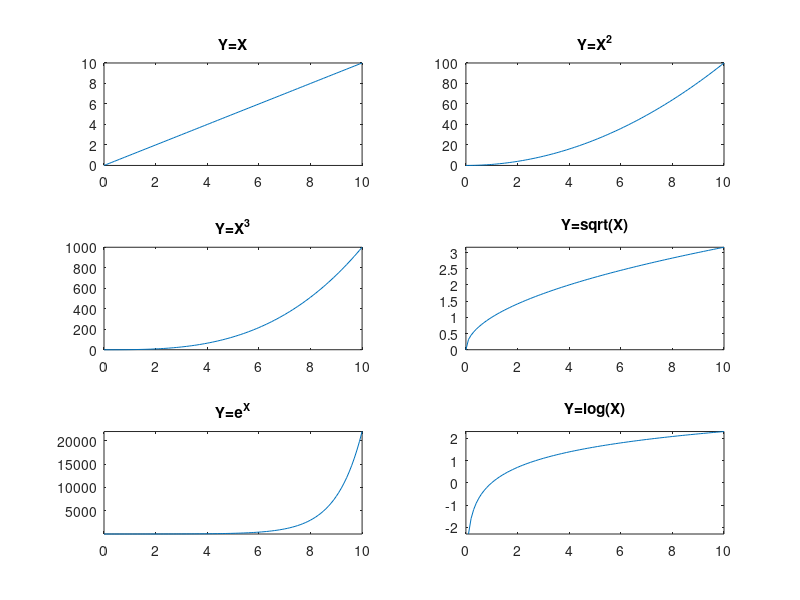
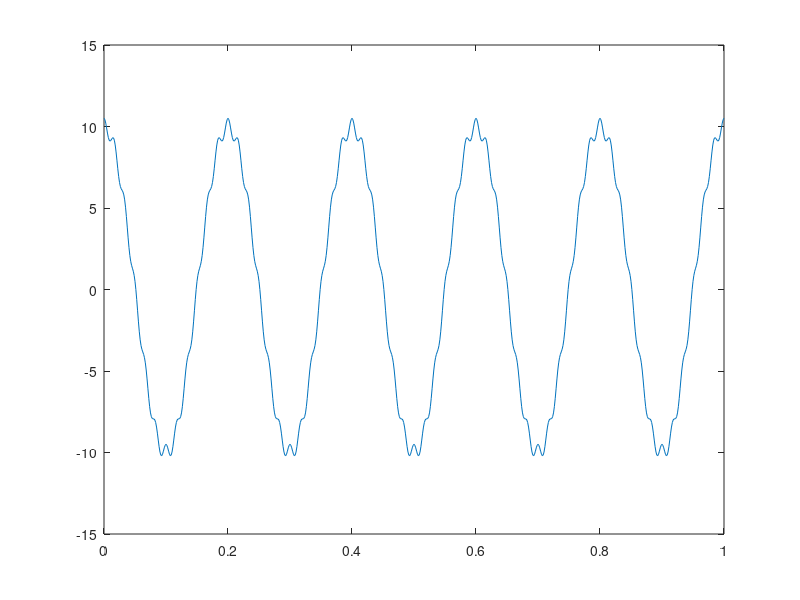
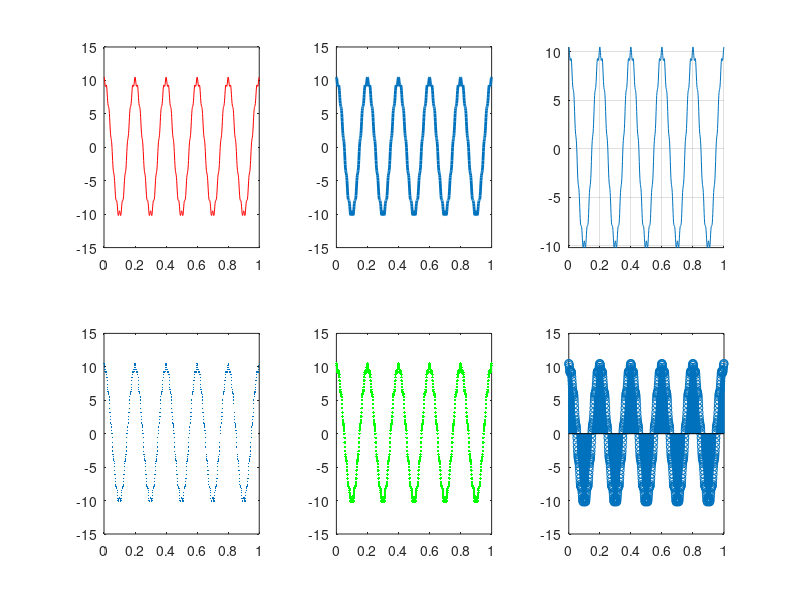
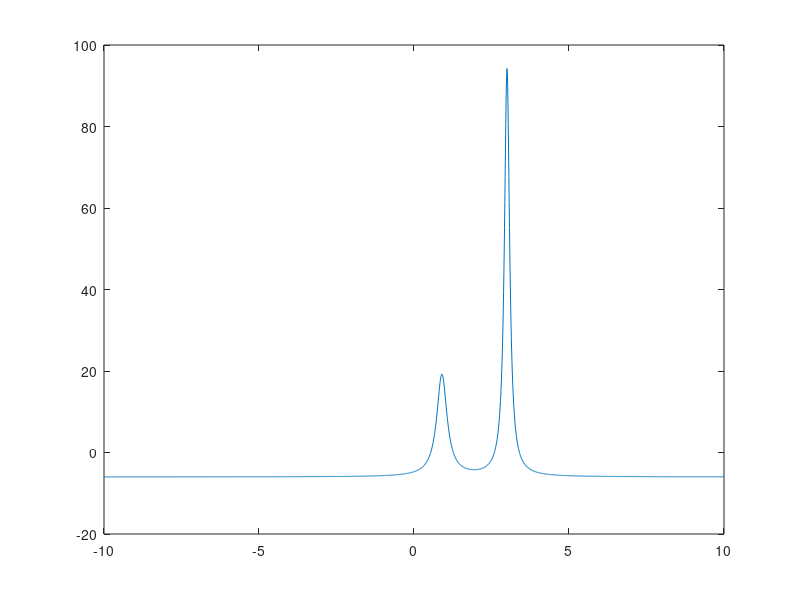

The MATLAB source for these figures, in order: (Note: this script raises an error after producing the figures.)
%% Lab 2 
% by Edward Fine

%% Part 2-functions and plots
% Create plots of y(x) = x, y(x) = x2, y(x) = x3, y(x) = √(x), y(x) = ex, and y(x) = log(x).
x = 0:0.1:10;
y1 = x;
y2 = x.^2;
y3 = x.^3;
y4 = sqrt(x);
y5 = exp(x);
y6 = log(x);

figure('Color', [1 1 1]);
subplot(3,2,1);
h = plot(x,y1);
axis tight;
title('Y=X');
subplot(3,2,2);
h = plot(x,y2);
axis tight;
title('Y=X^2');
subplot(3,2,3);
h = plot(x,y3);
axis tight;
title('Y=X^3');
subplot(3,2,4);
h = plot(x,y4);
axis tight;
title('Y=sqrt(X)');
subplot(3,2,5);
h = plot(x,y5);
axis tight;
title('Y=e^X');
subplot(3,2,6);
h = plot(x,y6);
axis tight;
title('Y=log(X)');

%% Part 3/4 - Frequency
% Generate and plot the following signal,
% x(t) = 10 cos(2π5t) + 0.5 cos(2π60t).
% Use a sampling frequency fs = 12 times the maximum signal frequency. The sampling frequency is the
% inverse of the sampling period, fs = 1
% Ts. Display the signal for 1 second and use the print command to
% generate a tiff figure. Use the hold on command and plot the samples of x(t) in the same plot (i.e. as
% dots without linear interpolation). Explore the effect of reducing the sampling frequency fs to fs = 2fm,
% where fm corresponds to the maximum signal frequency.
%
% Create 6 subplots showing x(t) with different properties changed using the set function (i.e. change the
% color, line width, markersize, etc). Explore the commands grid on, grid off, axis tight. Plot one of the
% subplots using the stem function instead of plot

figure('Color', [1 1 1]);
fmax = 60;
fs = 12*fmax;
Ts = 1/fs;
n  = 0:fs;
t  = n*Ts;
xs = 10*cos(2*pi*5*t) + 0.5*cos(2*pi*60*t);
h = plot(t,xs);

figure('Color', [1 1 1]);
subplot(2,3,1)
h = plot(t ,xs);
set(h,'Color', [1 0 0]);
subplot(2,3,2);
h = plot(t,xs);
set(h,'Linewidth', 2);
subplot(2,3,3);
h = plot(t,xs);
grid on; axis tight; box off;
subplot(2,3,4);
h = plot(t,xs, '.');
subplot(2,3,5);
set(h,'MarkerSize', .5);
h = plot(t,xs,'.');
set(h, 'Color', [0 1 0]);
subplot(2,3,6);
h = stem(t,xs);
set(h,'Linewidth',.5);

%% Part 5 - Complex function
%
%Plot the function
%f(x) = 1/((x −3)2 + 0.01) + 1/((x −0.9)2 + 0.04) −6

x = -10:0.01:10;
f = 1./((x-3).^2 + 0.01) + 1./((x - 0.9).^2 + 0.04) - 6;
figure('Color', [1 1 1])
h = plot(x,f);

%% Part 6/7- Ohm's law and plots
%
% Use the subplot function to create a figure containing four subplots (2x2). Plot the i-v characteristic of a
% 1KΩ resistor in the first plot, y(t) = x2(t) in the second plot, |x(t)| in the third plot, and y(t) = e−5tx(t)
% on the fourth plot (Note: x(t) was previously defined in Problem 3).
% Use the get, set, and gca to change the properties in the previous figures such as the line width, marker
% size, plot colors, and axis properties.

R = 1000;
i = 0:0.1:1;
v = i*R;
figure('Color', [1 1 1]);

subplot(2,2,1)
plot(i,v)
xlabel('Current (Amps)');
ylabel('Voltage (V)');
axis tight;

subplot(2,2,2)
y1 = xs.^2;
plot(t,xs,t,y1);
xlabel('Time (s)');
ylabel('Signal');
axis tight;

subplot(2,2,3);
y2 = abs(xs);
plot(t,xs,t,y2);
xlabel('Time (s)');
ylabel('Signal');
axis tight;

subplot(2,2,4);
y3 = exp(-5*t).*xs;
h = plot(t,y3);
set(h,'Linewidth', 2);
set(h,'Color', [1 0.5 0.5]);
axis tight;

%% Part 8 - Normal random numbers
%
% Generate 1000 random numbers with a normal distribution using randn. Plot a the time series and a
% histogram (hist) using a 1x2 subplot.

x = randn(1,1000);
figure('Color',[1 1 1]);
subplot(1,2,1);
plot(x);
subplot(1,2,2);
histogram(x);

%% Part 9 - Uniform random numbers
%
% Generate 1000 random numbers with a uniform distribution using rand. Plot a the time series and a
% histogram using a 1x2 subplot.

x = rand(1,1000);
figure('Color', [1 1 1])
subplot(1,2,1);
plot(x);
subplot(1,2,2);
histogram(x);

%% Part 10 - Verify Uniform Distribution
%
% Generate 10 realizations of a 1000 random numbers with a uniform distribution (i.e. randn(10,1000)).
% Verify that each realization has a uniform distribution. Add the ten realizations using the function sum
% and observe the distribution of the result.

x = rand(10,1000);
y = sum(x);
figure('Color', [1 1 1]);
histogram(y);

%% Part 11- Import data
%
%
T = readtable('API_EN.ATM.CO2E.PC_DS2_en_csv_v2_4770565.csv');
USA = table2array(T(253, 35:64));
years = 1990:2019;
figure('Color', [1 1 1]);
plot(years,USA, '-');

%% Section 2- 3D Graphics
%
%% Part 1/2 - Plot the function.
%
% Plot the following function: f(x,y) = (x3 + 3y2)e1−x2−y2
% Both axis should go from -2.5 to 2.5. Use the functions meshgrid and mesh. Use the function view and rotate3d to change the viewpoint.

figure('Color',[1 1 1]); 
[X,Y] = meshgrid(-2.5:.1:2.5, -2.5:.1:2.5);
Z = (X.^3 + 3.*Y.^2).* exp(1-X.^2 - Y.^2);
mesh(X,Y,Z);
view(45,45);
rotate3d;

%% Part 3 - Contour
%
% Generate a contour plot of f(x,y) using countour.

figure('Color',[1 1 1]); 
[X,Y] = meshgrid(-2.5:.1:2.5, -2.5:.1:2.5);
Z = (X.^3 + 3.*Y.^2).* exp(1-X.^2 - Y.^2);
contour(X,Y,Z);
view(45,45)

%% Part 4/5 - Plots using other functions
%
% Generate plots of f(x,y) using surf, meshc, meshz, and waterfall.
% Generate plots of f(x,y) using surfl with a colorbar colorbar for different color-maps (e.g. colormap
% bone.)

figure('Color',[1 1 1]); 
[X,Y] = meshgrid(-2.5:.1:2.5, -2.5:.1:2.5);
Z = (X.^3 + 3.*Y.^2).* exp(1-X.^2 - Y.^2);
surf(X,Y,Z);
meshc(X,Y,Z);
surfl(X,Y,Z); 
colorbar
view(45,45)

%% Part 6- logo
%
% Issue the command logo to generate a figure with the MATLAB logo. View the Logo m-file and experiment
% with the visualization commands in MATLAB. Try cameramenu.

logo
cameramenu

%% Section 3 - Solving Math Problems (Calculus)
%
%% Part 1 - Euler's Equation
%
% Use MATLAB/Octave to very Euler s equation e^iπ + 1 = 0

Euler= exp(i*pi)+1;

%% Part 2
%
% Verify the generalized Euler’s formula for several values of θ 
% (Optional/Extra Credit: Illustrate this equation with a plot): e^jθ = cos(θ) + j sin(θ)
angle = 0:0.1:2*pi;
plot(imag(exp(i*angle)))

%% Part 3
%
% Compute the following integrals using the sum function and compare the
% result to the analytical solutions∫ 1:0(x)dx, ∫1:0 (x^2)dx, 
% ∫ 1:0(x^3)dx, ∫ 1:0 (e^x)dx.

dx = 0.00001;
x  = 0:dx:1;

y1  = x;
I1 = sum(y1.*dx)

y2  = x.^2;
I2 = sum(y1.*dx)

y3  = x.^3;
I3 = sum(y1.*dx)

y4  = exp(x);
I4 = sum(y1.*dx)

%% Part 4
%
%Compute the following integral using the sum function and compare the result to the analytical solution
% ∫ 1:0(1√x2 + 2) dx and plot
dx = 0.00001;
x  = 0:dx:1;
y  = 1./sqrt(x.^2+2);
I = sum(y.*dx)
plot(x,y)

%% Part 5
%
% Generate a sinusoid for one period and compute the following integral using the sum function
% 1/2π∫ 2π:0(I(|sin(x)|> 0.9))dx
% where I is the indicator function (i.e. which is one whenever the argument is true and zero otherwise).
% Use the functions abs and find to solve this problem.
 
dx = 0.0001; 
x = 0:dx:2*pi; 
f = abs(sin(x)); 
I = find(f>0.9); 
length(I)*dx/(2*pi)